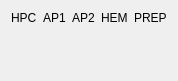
  <widget class="QWidget" name="layoutWidget">
   <property name="geometry">
    <rect>
     <x>20</x>
     <y>20</y>
     <width>131</width>
     <height>81</height>
    </rect>
   </property>
   <layout class="QGridLayout" name="gridLayout">
    <item row="5" column="3">
     <widget class="PyDMByteIndicator" name="PyDMByteIndicator_14">
      <property name="toolTip">
       <string/>
      </property>
      <property name="channel" stdset="0">
       <string>ca://APX:V4_SCL</string>
      </property>
      <property name="onColor" stdset="0">
       <color>
        <red>255</red>
        <green>0</green>
        <blue>0</blue>
       </color>
      </property>
      <property name="labels" stdset="0">
       <stringlist/>
      </property>
     </widget>
    </item>
    <item row="4" column="2">
     <widget class="PyDMByteIndicator" name="PyDMByteIndicator_12">
      <property name="toolTip">
       <string/>
      </property>
      <property name="channel" stdset="0">
       <string>ca://APX:V2_OPEN_ENB</string>
      </property>
      <property name="onColor" stdset="0">
       <color>
        <red>255</red>
        <green>255</green>
        <blue>0</blue>
       </color>
      </property>
      <property name="labels" stdset="0">
       <stringlist/>
      </property>
     </widget>
    </item>
    <item row="4" column="3">
     <widget class="PyDMByteIndicator" name="PyDMByteIndicator_3">
      <property name="toolTip">
       <string/>
      </property>
      <property name="channel" stdset="0">
       <string>ca://APX:V4_OPEN_ENB</string>
      </property>
      <property name="onColor" stdset="0">
       <color>
        <red>255</red>
        <green>255</green>
        <blue>0</blue>
       </color>
      </property>
      <property name="labels" stdset="0">
       <stringlist/>
      </property>
     </widget>
    </item>
    <item row="5" column="0">
     <widget class="PyDMByteIndicator" name="PyDMByteIndicator_29">
      <property name="toolTip">
       <string/>
      </property>
      <property name="channel" stdset="0">
       <string>ca://APX:V7_SCL</string>
      </property>
      <property name="onColor" stdset="0">
       <color>
        <red>255</red>
        <green>0</green>
        <blue>0</blue>
       </color>
      </property>
      <property name="labels" stdset="0">
       <stringlist/>
      </property>
     </widget>
    </item>
    <item row="0" column="3">
     <widget class="QLabel" name="label_3">
      <property name="text">
       <string>HEM</string>
      </property>
     </widget>
    </item>
    <item row="5" column="1">
     <widget class="PyDMByteIndicator" name="PyDMByteIndicator_20">
      <property name="toolTip">
       <string/>
      </property>
      <property name="channel" stdset="0">
       <string>ca://APX:V1_SCL</string>
      </property>
      <property name="onColor" stdset="0">
       <color>
        <red>255</red>
        <green>0</green>
        <blue>0</blue>
       </color>
      </property>
      <property name="labels" stdset="0">
       <stringlist/>
      </property>
     </widget>
    </item>
    <item row="5" column="5">
     <widget class="PyDMByteIndicator" name="PyDMByteIndicator_23">
      <property name="toolTip">
       <string/>
      </property>
      <property name="channel" stdset="0">
       <string>ca://APX:V5_SCL</string>
      </property>
      <property name="onColor" stdset="0">
       <color>
        <red>255</red>
        <green>0</green>
        <blue>0</blue>
       </color>
      </property>
      <property name="labels" stdset="0">
       <stringlist/>
      </property>
     </widget>
    </item>
    <item row="4" column="5">
     <widget class="PyDMByteIndicator" name="PyDMByteIndicator_22">
      <property name="toolTip">
       <string/>
      </property>
      <property name="channel" stdset="0">
       <string>ca://APX:V5_OPEN_ENB</string>
      </property>
      <property name="onColor" stdset="0">
       <color>
        <red>255</red>
        <green>255</green>
        <blue>0</blue>
       </color>
      </property>
      <property name="labels" stdset="0">
       <stringlist/>
      </property>
     </widget>
    </item>
    <item row="3" column="3">
     <widget class="PyDMByteIndicator" name="PyDMByteIndicator_15">
      <property name="toolTip">
       <string/>
      </property>
      <property name="channel" stdset="0">
       <string>ca://APX:V4_SOP</string>
      </property>
      <property name="labels" stdset="0">
       <stringlist/>
      </property>
     </widget>
    </item>
    <item row="4" column="1">
     <widget class="PyDMByteIndicator" name="PyDMByteIndicator_19">
      <property name="toolTip">
       <string/>
      </property>
      <property name="channel" stdset="0">
       <string>ca://APX:V1_OPEN_ENB</string>
      </property>
      <property name="onColor" stdset="0">
       <color>
        <red>255</red>
        <green>255</green>
        <blue>0</blue>
       </color>
      </property>
      <property name="labels" stdset="0">
       <stringlist/>
      </property>
     </widget>
    </item>
    <item row="5" column="2">
     <widget class="PyDMByteIndicator" name="PyDMByteIndicator_17">
      <property name="toolTip">
       <string/>
      </property>
      <property name="channel" stdset="0">
       <string>ca://APX:V2_SCL</string>
      </property>
      <property name="onColor" stdset="0">
       <color>
        <red>255</red>
        <green>0</green>
        <blue>0</blue>
       </color>
      </property>
      <property name="labels" stdset="0">
       <stringlist/>
      </property>
     </widget>
    </item>
    <item row="3" column="1">
     <widget class="PyDMByteIndicator" name="PyDMByteIndicator_18">
      <property name="toolTip">
       <string/>
      </property>
      <property name="channel" stdset="0">
       <string>ca://APX:V1_SOP</string>
      </property>
      <property name="labels" stdset="0">
       <stringlist/>
      </property>
     </widget>
    </item>
    <item row="3" column="0">
     <widget class="PyDMByteIndicator" name="PyDMByteIndicator_27">
      <property name="toolTip">
       <string/>
      </property>
      <property name="channel" stdset="0">
       <string>ca://APX:V7_SOP</string>
      </property>
      <property name="labels" stdset="0">
       <stringlist/>
      </property>
     </widget>
    </item>
    <item row="4" column="0">
     <widget class="PyDMByteIndicator" name="PyDMByteIndicator_28">
      <property name="toolTip">
       <string/>
      </property>
      <property name="channel" stdset="0">
       <string>ca://APX:V7_OPEN_ENB</string>
      </property>
      <property name="onColor" stdset="0">
       <color>
        <red>255</red>
        <green>255</green>
        <blue>0</blue>
       </color>
      </property>
      <property name="labels" stdset="0">
       <stringlist/>
      </property>
     </widget>
    </item>
    <item row="0" column="5">
     <widget class="QLabel" name="label_5">
      <property name="text">
       <string>PREP</string>
      </property>
     </widget>
    </item>
    <item row="0" column="1">
     <widget class="QLabel" name="label">
      <property name="text">
       <string>AP1</string>
      </property>
     </widget>
    </item>
    <item row="0" column="0">
     <widget class="QLabel" name="label_4">
      <property name="text">
       <string>HPC</string>
      </property>
     </widget>
    </item>
    <item row="3" column="5">
     <widget class="PyDMByteIndicator" name="PyDMByteIndicator_21">
      <property name="toolTip">
       <string/>
      </property>
      <property name="channel" stdset="0">
       <string>ca://APX:V5_SOP</string>
      </property>
      <property name="labels" stdset="0">
       <stringlist/>
      </property>
     </widget>
    </item>
    <item row="0" column="2">
     <widget class="QLabel" name="label_2">
      <property name="text">
       <string>AP2</string>
      </property>
     </widget>
    </item>
    <item row="3" column="2">
     <widget class="PyDMByteIndicator" name="PyDMByteIndicator_16">
      <property name="toolTip">
       <string/>
      </property>
      <property name="channel" stdset="0">
       <string>ca://APX:V2_SOP</string>
      </property>
      <property name="labels" stdset="0">
       <stringlist/>
      </property>
     </widget>
    </item>
   </layout>
   <zorder>PyDMByteIndicator_20</zorder>
   <zorder>PyDMByteIndicator_17</zorder>
   <zorder>PyDMByteIndicator_19</zorder>
   <zorder>PyDMByteIndicator_18</zorder>
   <zorder>label</zorder>
   <zorder>PyDMByteIndicator_16</zorder>
   <zorder>label_2</zorder>
   <zorder>PyDMByteIndicator_3</zorder>
   <zorder>PyDMByteIndicator_12</zorder>
   <zorder>PyDMByteIndicator_15</zorder>
   <zorder>PyDMByteIndicator_14</zorder>
   <zorder>PyDMByteIndicator_23</zorder>
   <zorder>PyDMByteIndicator_22</zorder>
   <zorder>PyDMByteIndicator_21</zorder>
   <zorder>label_5</zorder>
   <zorder>label_3</zorder>
   <zorder>label_4</zorder>
   <zorder>PyDMByteIndicator_27</zorder>
   <zorder>PyDMByteIndicator_28</zorder>
   <zorder>PyDMByteIndicator_29</zorder>
  </widget>
